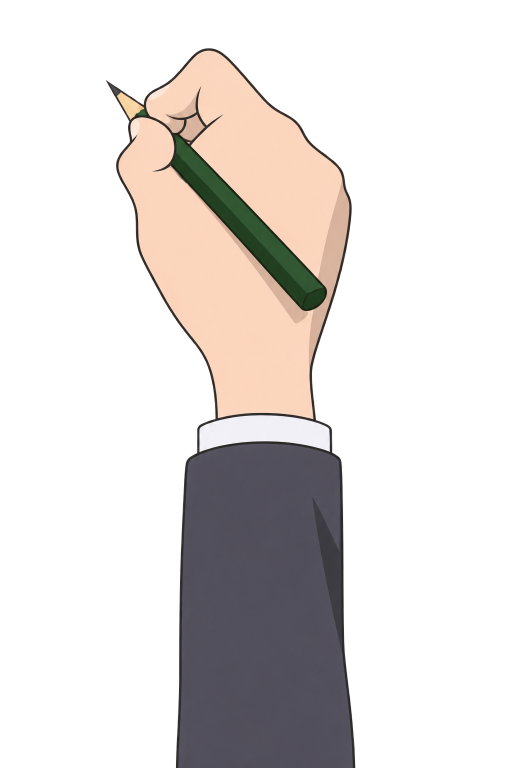
#> input picture art/cut/h08b_scrawl.png, 1024 x 1536 px (shown at 1/2 size)
$ python fill_holes.py ../art/cut/h08b_scrawl.png
#> lines starting #> are read from the running program, lines starting #| are printed output that depends on the picture; after the words box and inside, x2 and y2 are one past the last pixel; in counts of white or black regions, pixels touching at a corner belong together
"""Find and remove background holes enclosed inside a cut-out figure.

cutout.py removes only the white background that touches the sheet border, so white background enclosed
by the figure (between an arm and the body, between a hand and a guitar) stays opaque and shows as a white
patch in the scene. Garment whites cannot be told from it by colour alone (a name card is the same paper
white), so this tool lists the candidates and draws a numbered preview; the holes to remove are chosen by
looking at the preview.

usage:
  python tools/fill_holes.py art/cut/name.png                 list candidates, write art/cut/_holes/name.png
  python tools/fill_holes.py art/cut/name.png --remove 1,3    make candidates 1 and 3 transparent (in place,
                                                              the original is kept as art/cut/_holes/name.orig.png)
"""
import sys, os, shutil
import numpy as np
from PIL import Image, ImageDraw, ImageFont
from scipy import ndimage

src = sys.argv[1]
remove = None
if '--remove' in sys.argv:
    remove = [int(k) for k in sys.argv[sys.argv.index('--remove') + 1].split(',')]
min_area = int(sys.argv[sys.argv.index('--min') + 1]) if '--min' in sys.argv else 150

im = np.asarray(Image.open(src).convert('RGBA')).astype(np.float32) / 255.0
rgb, a = im[..., :3], im[..., 3]
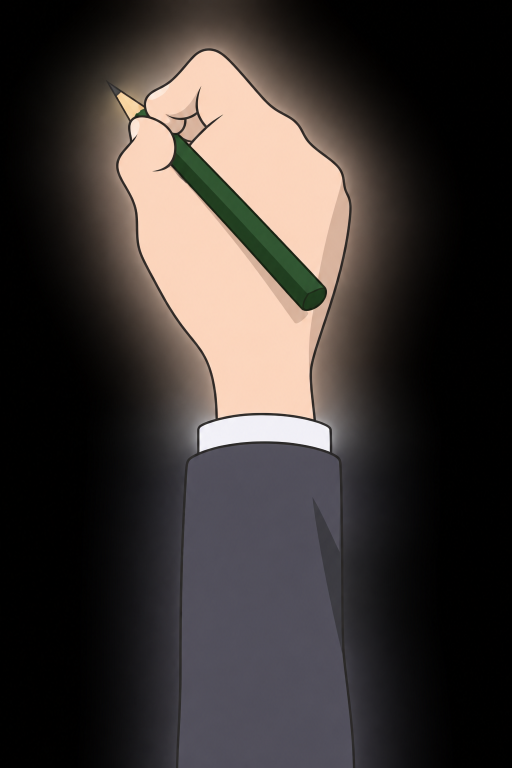
#> rgb: shape (1536, 1024, 3) float32 (shown at 1/2 size); mean R, G, B 0.241, 0.216, 0.204
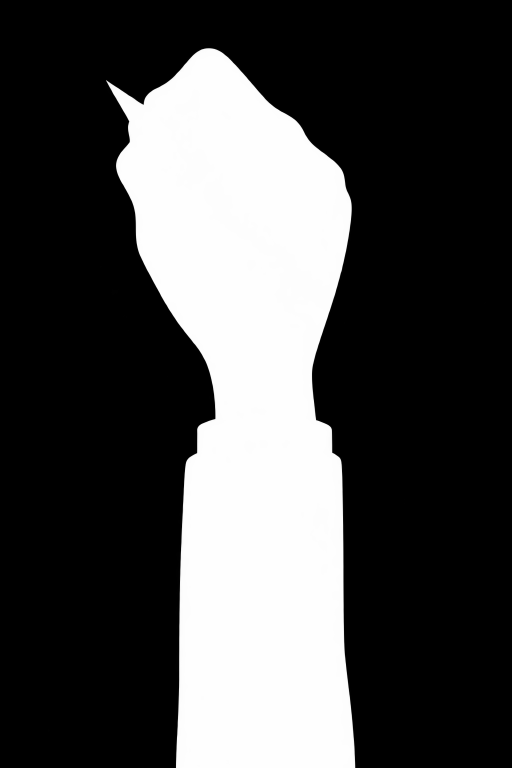
#> a: shape (1536, 1024) float32 (shown at 1/2 size); min 0, max 0.996, mean 0.289
mn, mx = rgb.min(2), rgb.max(2)
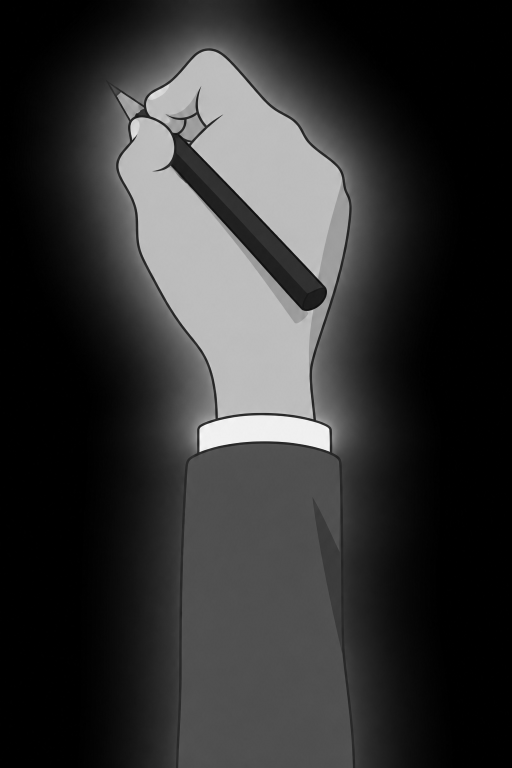
#> mn: shape (1536, 1024) float32 (shown at 1/2 size); min 0, max 1, mean 0.197
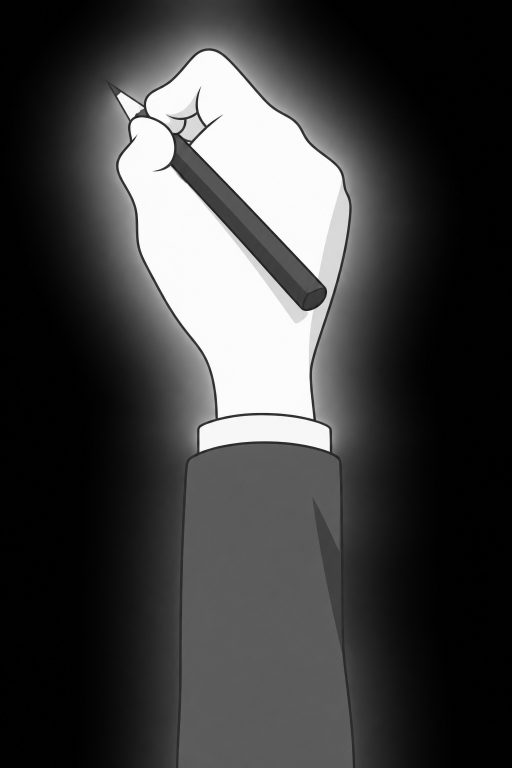
#> mx: shape (1536, 1024) float32 (shown at 1/2 size); min 0, max 1, mean 0.25
white = (mn >= 248 / 255) & (mx - mn <= 7 / 255) & (a > 0.8)
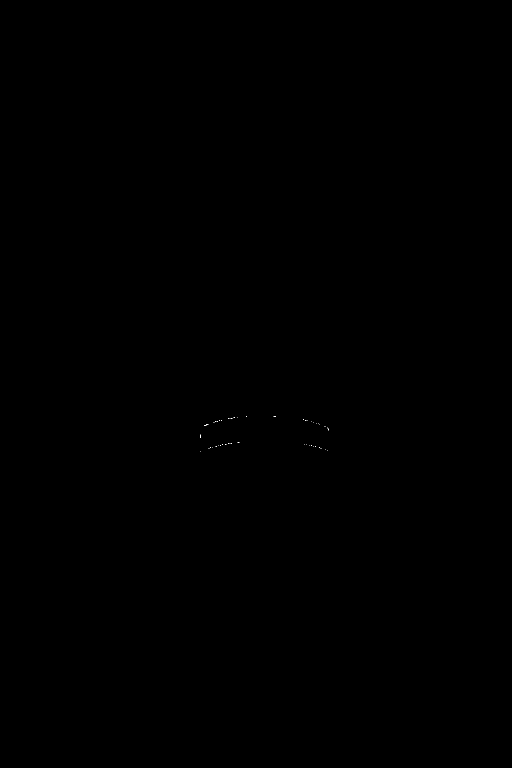
#> white: shape (1536, 1024) bool (shown at 1/2 size); 0.01% white in thin lines or dots, all inside (x1, y1, x2, y2) = (400, 832, 658, 903)
lab, n = ndimage.label(white)
#> lab: shape (1536, 1024) int32; 53 distinct labels, from 0 to 52
#> n = 52
areas = ndimage.sum(white, lab, range(1, n + 1))
#> areas = 52 values, max 12 at index 29, min 1 at index 2, mean 2.15
cands = sorted([(int(s), i + 1) for i, s in enumerate(areas) if s >= min_area], reverse=True)
#> cands = []

outdir = os.path.join(os.path.dirname(src), '_holes')
os.makedirs(outdir, exist_ok=True)
name = os.path.splitext(os.path.basename(src))[0]

if remove is None:
    # preview: the figure over a mid grey, candidates in magenta with their number
    h, w = a.shape
#> h = 1536; w = 1024
    bg = np.full((h, w, 3), 0.55, np.float32)
    comp = rgb * a[..., None] + bg * (1 - a[..., None])
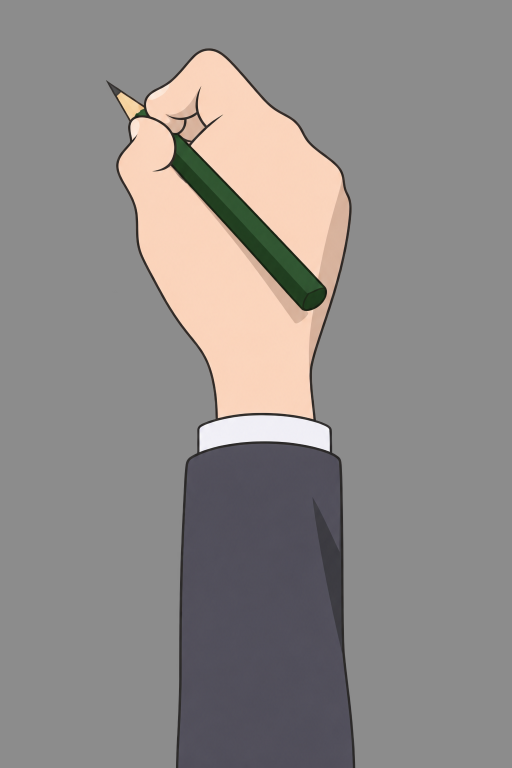
#> comp: shape (1536, 1024, 3) float32 (shown at 1/2 size); mean R, G, B 0.568, 0.552, 0.546
    for k, (s, l) in enumerate(cands):
        comp[lab == l] = [1.0, 0.0, 1.0]
#> this loop made 0 passes
    pim = Image.fromarray((comp * 255).astype(np.uint8))
    d = ImageDraw.Draw(pim)
    try:
        font = ImageFont.truetype('C:/Windows/Fonts/arialbd.ttf', max(18, w // 30))
    except OSError:
        font = None
    for k, (s, l) in enumerate(cands):
        ys, xs = np.nonzero(lab == l)
        cx, cy = int(xs.mean()), int(ys.mean())
        d.text((cx + 6, cy - 10), str(k + 1), fill=(255, 255, 0), font=font, stroke_width=3, stroke_fill=(0, 0, 0))
        print(f'{k + 1}: area {s} centre ({cx},{cy}) bbox x {xs.min()}-{xs.max()} y {ys.min()}-{ys.max()}')
    out = os.path.join(outdir, name + '.png')
    pim.save(out)
    print('preview', out)
else:
    keep = os.path.join(outdir, name + '.orig.png')
    if not os.path.exists(keep):
        shutil.copy2(src, keep)
    hole = np.zeros_like(white)
    for k in remove:
        hole |= lab == cands[k - 1][1]
    # the anti-aliased rim of each hole: un-mix from white, as cutout.py does on the outer edge
    rim = ndimage.binary_dilation(hole, iterations=2) & ~hole & (a > 0)
    dark = 1.0 - mn
    a2 = a.copy()
    a2[hole] = 0.0
    a2[rim] = np.minimum(a[rim], np.clip(dark[rim] / 0.35, 0, 1))
    out_rgb = rgb.copy()
    m = rim & (a2 > 0.02) & (a2 < 1)
    out_rgb[m] = np.clip((rgb[m] - (1 - a2[m, None])) / a2[m, None], 0, 1)
    # defringe the rim: semi-transparent pixels take the colour of the nearest solid pixel
    solid = a2 >= 0.98
    if solid.any():
        _, (iy, ix) = ndimage.distance_transform_edt(~solid, return_indices=True)
        e = rim & (a2 > 0) & (a2 < 0.98)
        out_rgb[e] = out_rgb[iy[e], ix[e]]
    res = np.dstack([out_rgb, a2])
    Image.fromarray((res * 255 + 0.5).astype(np.uint8), 'RGBA').save(src)
    print('removed', remove, 'from', src, '(original kept as', keep + ')')
